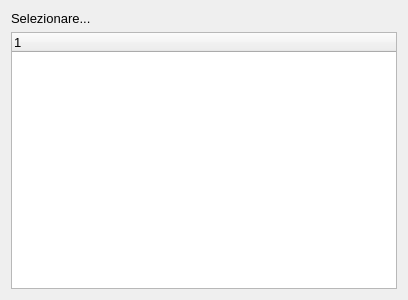
<?xml version="1.0" encoding="UTF-8"?>
<ui version="4.0">
 <class>mainWidget</class>
 <widget class="QWidget" name="mainWidget">
  <property name="geometry">
   <rect>
    <x>0</x>
    <y>0</y>
    <width>408</width>
    <height>300</height>
   </rect>
  </property>
  <property name="minimumSize">
   <size>
    <width>400</width>
    <height>300</height>
   </size>
  </property>
  <property name="font">
   <font>
    <family>Arial</family>
    <pointsize>10</pointsize>
   </font>
  </property>
  <property name="windowTitle">
   <string>Struttura Alberghiera</string>
  </property>
  <layout class="QVBoxLayout" name="verticalLayout">
   <item>
    <widget class="QLabel" name="label">
     <property name="text">
      <string>Selezionare...</string>
     </property>
    </widget>
   </item>
   <item>
    <widget class="QTreeWidget" name="treeWidget"/>
   </item>
  </layout>
 </widget>
 <resources/>
 <connections/>
</ui>
